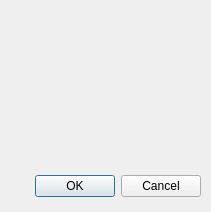
<?xml version="1.0" encoding="UTF-8"?>
<ui version="4.0">
 <class>Dialog</class>
 <widget class="QDialog" name="Dialog">
  <property name="geometry">
   <rect>
    <x>0</x>
    <y>0</y>
    <width>211</width>
    <height>212</height>
   </rect>
  </property>
  <property name="windowTitle">
   <string>Dialog</string>
  </property>
  <widget class="QDialogButtonBox" name="buttonBox">
   <property name="geometry">
    <rect>
     <x>10</x>
     <y>170</y>
     <width>191</width>
     <height>32</height>
    </rect>
   </property>
   <property name="orientation">
    <enum>Qt::Horizontal</enum>
   </property>
   <property name="standardButtons">
    <set>QDialogButtonBox::Cancel|QDialogButtonBox::Ok</set>
   </property>
  </widget>
  <widget class="QLabel" name="label">
   <property name="geometry">
    <rect>
     <x>30</x>
     <y>10</y>
     <width>150</width>
     <height>150</height>
    </rect>
   </property>
   <property name="text">
    <string/>
   </property>
  </widget>
 </widget>
 <resources/>
 <connections>
  <connection>
   <sender>buttonBox</sender>
   <signal>accepted()</signal>
   <receiver>Dialog</receiver>
   <slot>accept()</slot>
   <hints>
    <hint type="sourcelabel">
     <x>248</x>
     <y>254</y>
    </hint>
    <hint type="destinationlabel">
     <x>157</x>
     <y>274</y>
    </hint>
   </hints>
  </connection>
  <connection>
   <sender>buttonBox</sender>
   <signal>rejected()</signal>
   <receiver>Dialog</receiver>
   <slot>reject()</slot>
   <hints>
    <hint type="sourcelabel">
     <x>316</x>
     <y>260</y>
    </hint>
    <hint type="destinationlabel">
     <x>286</x>
     <y>274</y>
    </hint>
   </hints>
  </connection>
 </connections>
</ui>
